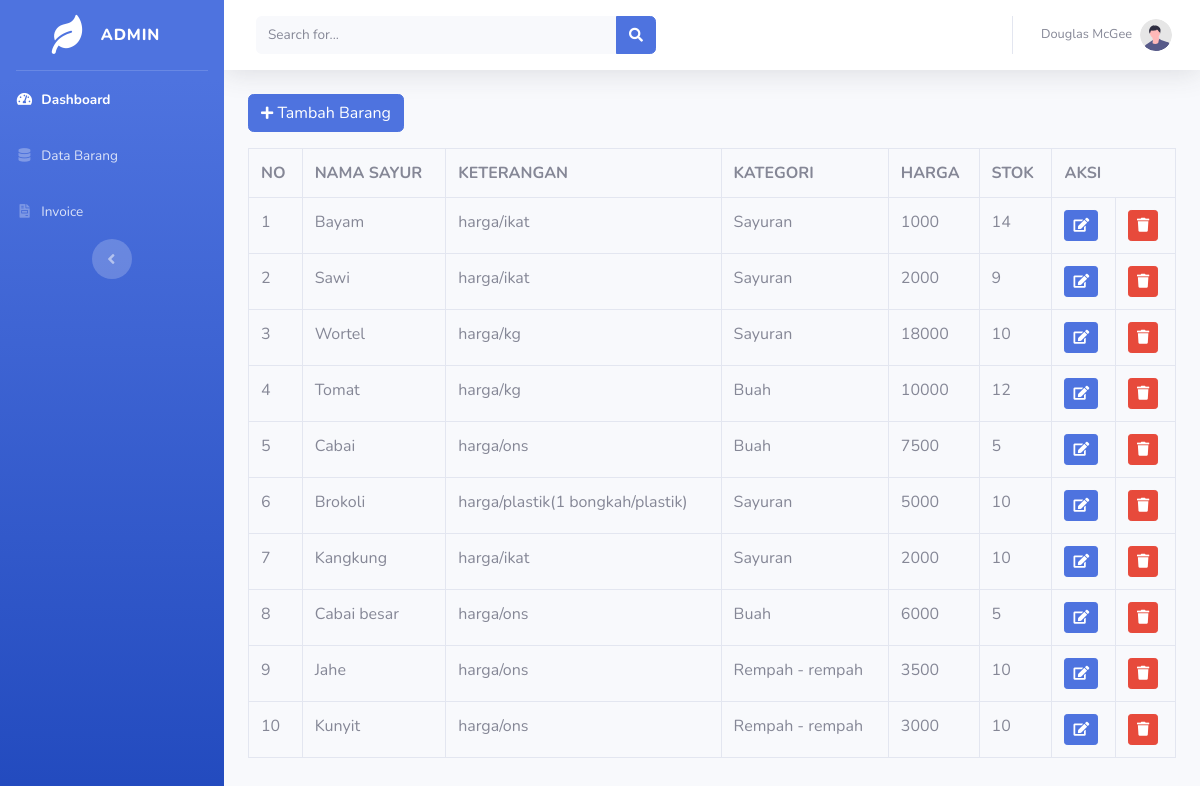
/toko_online/index.php/admin/data_barang, run on the app's committed database.
### tables this page shows
CREATE TABLE `sayuran` (
  `id_sayuran` int(11) NOT NULL,
  `nama_sayuran` varchar(120) NOT NULL,
  `keterangan` varchar(225) NOT NULL,
  `kategori` varchar(60) NOT NULL,
  `harga` int(11) NOT NULL,
  `stok` int(4) NOT NULL,
  `gambar` text NOT NULL
);

### toko_online/application/controllers/admin/data_barang.php (called while the page is built, shortened)
<?php
class data_barang extends CI_Controller{
	public function index()
{
		$data['barang'] = $this->model_barang->tampil_data()->result();
		$this->load->view('templates_admin/header');
        $this->load->view('templates_admin/sidebar');
        $this->load->view('admin/data_barang', $data);
        $this->load->view('templates/footer');
}
}

### toko_online/index.php (called while the page is built, shortened)
<?php
require_once BASEPATH.'core/CodeIgniter.php';

### toko_online/application/models/model_barang.php (called while the page is built, shortened)
<?php
class model_barang extends CI_model{
	public function tampil_data(){
		return $this->db->get('sayuran');
	}
}

### toko_online/application/views/admin/data_barang.php (the view, shortened to what this page needs)
<div class="container-fluid">
	<button type="button" class="btn btn-primary mb-3" data-toggle="modal" data-target="#tambah_barang">
		<i class="fas fa-plus fa-sm"></i> Tambah Barang</button>
	<table class="table table-bordered">
	<tr>
		<th>NO</th>
		<th>NAMA SAYUR</th>
		<th>KETERANGAN</th>
		<th>KATEGORI</th>
		<th>HARGA</th>
		<th>STOK</th>
		<th colspan="3">AKSI</th>
	</tr>
	<?php
	$no=1;
	foreach ($barang as $brg) : ?>
		<tr>
			<td><?php echo $no++ ?></td>
			<td><?php echo $brg->nama_sayuran ?></td>
			<td><?php echo $brg->keterangan ?></td>
			<td><?php echo $brg->kategori ?></td>
			<td><?php echo $brg->harga ?></td>
			<td><?php echo $brg->stok ?></td>
			<td><?php echo anchor('admin/data_barang/edit/' .$brg->id_sayuran, '<div class="btn btn-primary btn-sm"><i class="fa fa-edit"></i></div>') ?></td>
			<td><?php echo anchor('admin/data_barang/hapus/' .$brg->id_sayuran, '<div class="btn btn-danger btn-sm"><i class="fa fa-trash"></i></div>') ?></td>
		</tr>
	<?php endforeach; ?>
	</table>
</div>

### data on the page
sayuran: nama_sayuran "Bayam", keterangan "harga/ikat", kategori "Sayuran", harga "1000", stok "14"
sayuran: nama_sayuran "Sawi", keterangan "harga/ikat", kategori "Sayuran", harga "2000", stok "9"
sayuran: nama_sayuran "Wortel", keterangan "harga/kg", kategori "Sayuran", harga "18000", stok "10"
sayuran: nama_sayuran "Tomat", keterangan "harga/kg", kategori "Buah", harga "10000", stok "12"
sayuran: nama_sayuran "Cabai", keterangan "harga/ons", kategori "Buah", harga "7500", stok "5"
sayuran: nama_sayuran "Brokoli", keterangan "harga/plastik(1 bongkah/plastik)", kategori "Sayuran", harga "5000", stok "10"
sayuran: nama_sayuran "Kangkung", keterangan "harga/ikat", kategori "Sayuran", harga "2000", stok "10"
sayuran: nama_sayuran "Cabai besar", keterangan "harga/ons", kategori "Buah", harga "6000", stok "5"
sayuran: nama_sayuran "Jahe", keterangan "harga/ons", kategori "Rempah - rempah", harga "3500", stok "10"
sayuran: nama_sayuran "Kunyit", keterangan "harga/ons", kategori "Rempah - rempah", harga "3000", stok "10"
